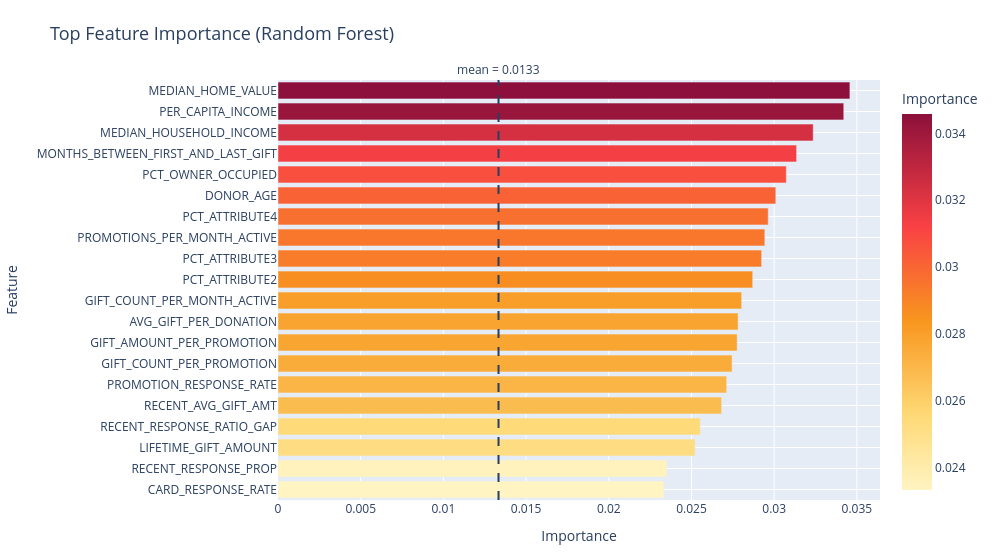

The notebook cell saved with this chart:
### Code cell
"""3. Random Forest tree-based feature importance"""
rf_model = RandomForestClassifier(
    n_estimators=300,
    class_weight="balanced",
    random_state=RANDOM_STATE,
    n_jobs=-1,
)
rf_model.fit(X_train_prep, y_train)

tree_importance_df = pd.DataFrame({
    "Feature": feature_names,
    "Importance": rf_model.feature_importances_,
}).sort_values("Importance", ascending=False)

mean_importance = float(rf_model.feature_importances_.mean())
fig = plot_tree_feature_importance(tree_importance_df, top_n=20, threshold=mean_importance)
fig.show()

embedded_tree_features = tree_importance_df.loc[
    tree_importance_df["Importance"] > mean_importance, "Feature"
].tolist()
print(f"Random Forest mean importance: {mean_importance:.4f}")
print(f"Tree-selected features (importance > mean): {len(embedded_tree_features)}")

### Figure 1 — Plotly figure (JSON) as saved in the notebook; plotly's stock layout.template omitted (floating-point values rounded to 4 significant figures)
{"data": [{"hovertemplate": "Importance=%{marker.color}<br>Feature=%{y}<extra></extra>", "legendgroup": "", "marker": {"color": [0.02333, 0.02351, 0.02522, 0.02553, 0.02682, 0.02713, 0.02746, 0.02776, 0.02782, 0.02803, 0.0287, 0.02924, 0.02943, 0.02964, 0.0301, 0.03073, 0.03136, 0.03236, 0.03421, 0.03458], "coloraxis": "coloraxis", "pattern": {"shape": ""}}, "name": "", "orientation": "h", "showlegend": false, "textposition": "auto", "type": "bar", "x": [0.02333, 0.02351, 0.02522, 0.02553, 0.02682, 0.02713, 0.02746, 0.02776, 0.02782, 0.02803, 0.0287, 0.02924, 0.02943, 0.02964, 0.0301, 0.03073, 0.03136, 0.03236, 0.03421, 0.03458], "xaxis": "x", "y": ["CARD_RESPONSE_RATE", "RECENT_RESPONSE_PROP", "LIFETIME_GIFT_AMOUNT", "RECENT_RESPONSE_RATIO_GAP", "RECENT_AVG_GIFT_AMT", "PROMOTION_RESPONSE_RATE", "GIFT_COUNT_PER_PROMOTION", "GIFT_AMOUNT_PER_PROMOTION", "AVG_GIFT_PER_DONATION", "GIFT_COUNT_PER_MONTH_ACTIVE", "PCT_ATTRIBUTE2", "PCT_ATTRIBUTE3", "PROMOTIONS_PER_MONTH_ACTIVE", "PCT_ATTRIBUTE4", "DONOR_AGE", "PCT_OWNER_OCCUPIED", "MONTHS_BETWEEN_FIRST_AND_LAST_GIFT", "MEDIAN_HOUSEHOLD_INCOME", "PER_CAPITA_INCOME", "MEDIAN_HOME_VALUE"], "yaxis": "y"}], "layout": {"annotations": [{"font": {"color": "#2A3F5F"}, "showarrow": false, "text": "mean = 0.0133", "x": 0.01333, "xanchor": "center", "xref": "x", "y": 1, "yanchor": "bottom", "yref": "y domain"}], "barmode": "relative", "coloraxis": {"colorbar": {"tickfont": {"color": "#2A3F5F"}, "title": {"font": {"color": "#2A3F5F"}, "text": "Importance"}}, "colorscale": [[0, "#FFF4C2"], [0.2, "#FED976"], [0.45, "#F8961E"], [0.7, "#F94144"], [1, "#8C103B"]]}, "font": {"color": "#2A3F5F"}, "height": 560, "legend": {"bgcolor": "rgba(255,255,255,0.75)", "bordercolor": "rgba(0,0,0,0)", "font": {"color": "#2A3F5F"}, "tracegroupgap": 0}, "margin": {"b": 60, "l": 80, "r": 40, "t": 80}, "paper_bgcolor": "#FFFFFF", "plot_bgcolor": "#E5ECF6", "shapes": [{"line": {"color": "#2A3F5F", "dash": "dash"}, "type": "line", "x0": 0.01333, "x1": 0.01333, "xref": "x", "y0": 0, "y1": 1, "yref": "y domain"}], "title": {"font": {"color": "#2A3F5F", "size": 18}, "text": "Top Feature Importance (Random Forest)"}, "width": 1000, "xaxis": {"anchor": "y", "domain": [0, 1], "gridcolor": "#FFFFFF", "showgrid": true, "tickfont": {"color": "#2A3F5F"}, "title": {"font": {"color": "#2A3F5F"}, "text": "Importance"}, "zeroline": false}, "yaxis": {"anchor": "x", "domain": [0, 1], "gridcolor": "#FFFFFF", "showgrid": true, "tickfont": {"color": "#2A3F5F"}, "title": {"font": {"color": "#2A3F5F"}, "text": "Feature"}, "zeroline": false}}}
